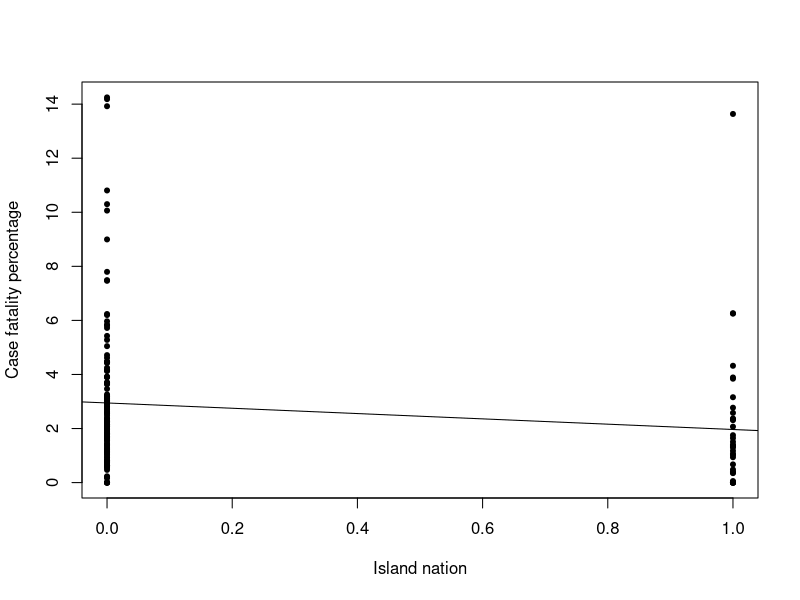

The R source for this figure: (Note: this script raises an error after producing the figure.)
# Read in data source
data <- read.csv(file = './prepped_data/six_month_outlier_screened.csv')

# Generate island nation plot
png('figures/confounding_island.png')
plot(data$is_island, data$cfratio, pch=20, xlab="Island nation", ylab="Case fatality percentage")
abline(lm(data$cfratio ~ data$is_island))
dev.off()

# Generate gdp plot
png('figures/confounding_gdp.png')
plot(data$gdp_pc, data$cfratio, pch=20, xlab="GDP per-capita", ylab="Case fatality percentage")
abline(lm(data$cfratio ~ data$gdp_pc))
dev.off()

# Generate democracy index plot
png('figures/confounding_democracy.png')
plot(data$democracy_index, data$cfratio, pch=20, xlab="Democracy index", ylab="Case fatality percentage")
abline(lm(data$cfratio ~ data$democracy_index))
dev.off()